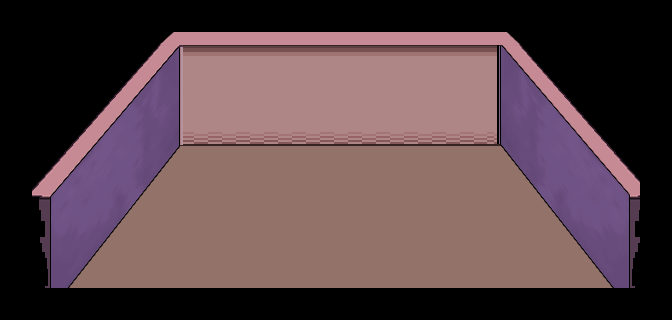

The image is a tile-based game level rendered from a .tmx file. Its description and source (layers, tilesets, objects; grid data summarised) follow:
An orthogonal 21x10 tile map with 32x32 px tiles, 2 tile layers (Wall, Room).

<map version="1.0" orientation="orthogonal" renderorder="right-down" width="21" height="10" tilewidth="32" tileheight="32" nextobjectid="1">
 <tileset firstgid="1" name="room" tilewidth="32" tileheight="32" tilecount="152" columns="19">
  <image source="room.png" width="620" height="278" />
 </tileset>
 <layer name="Wall" width="21" height="10" opacity="0.9">
  <data>[210 cells, 38 non-empty, 2 distinct tile ids]</data>
 </layer>
 <layer name="Room" width="21" height="10">
  <data>[210 cells, 152 non-empty, 145 distinct tile ids]</data>
 </layer>
</map>
